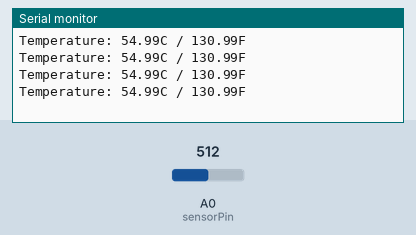
Recording of a sketch running on a simulated Arduino Uno, built with avr-gcc and run on an emulated ATmega328P. On the bench: the last lines printed to the serial monitor. The test bench sets the inputs (shaded band); at power-on: A0 (sensorPin) = 512.

Above: at 1.2 s.
1.3 s: A0 (sensorPin) set to 716
At 1.61 s:
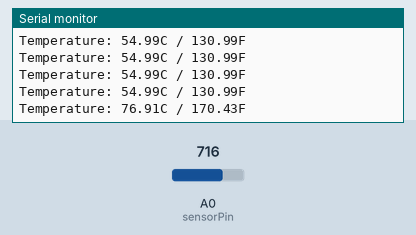
2.8 s: A0 (sensorPin) set to 900
At 2.82 s:
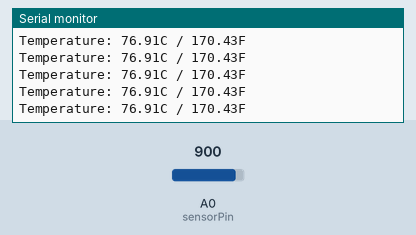
Timing chart, 0 to 5.8 s (numbered marks = the images above; inputs shaded):
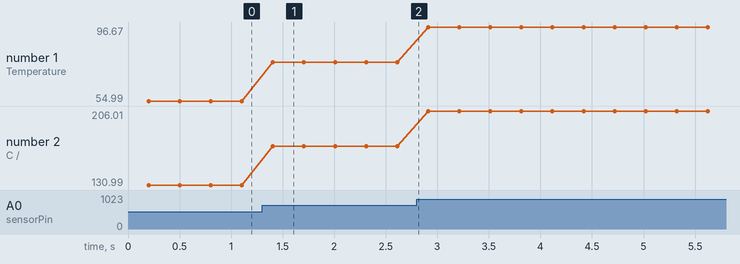

Measured:
- after the input at 1.3 s, the serial monitor: prints a new line after 0.11 s (image 1)
- plotted number 1: 54.99 → 76.91 after the input at 1.3 s, 76.91 → 96.67 after the input at 2.8 s
- plotted number 2: 130.99 → 170.43 after the input at 1.3 s, 170.43 → 206.01 after the input at 2.8 s

The sketch:

Temp.ino
```cpp
const int counts=10;

int sensorPin = A0;
double temps[counts];
int count=0;

void setup(){
  Serial.begin(115200);
  analogReference(INTERNAL);
}

void loop(){
  int i;
  double celcius, fahrenheit, curtemp;
  double average,total=0;

  delay(100);

  curtemp=analogRead(sensorPin);

  delay (100);

  /*
  for (i=1;i<counts;i++){
    temps[i]=temps[i-1];
  }
  temps[0]=curtemp;

  count++;
  if (count > counts){count=counts;}

  for (i=0;i<count;i++){
    total+=temps[i];
  }

  average=total/count;
  */
  average=curtemp;

  celcius=average/9.31;

  fahrenheit=celcius*1.8+32;
  Serial.print("Temperature: ");
  Serial.print(celcius);
  Serial.print("C / ");
  Serial.print(fahrenheit);
  Serial.println("F");


  delay(100);

}
```
